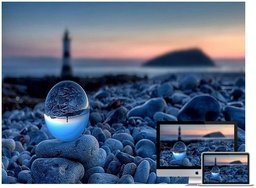
#> input picture assignment5/image3.jpg, 256 x 188 px, shrunk from 1576 x 1159 before the run
$ python bitslicing.py
#> lines starting #> are read from the running program, lines starting #| are printed output that depends on the picture; after the words box and inside, x2 and y2 are one past the last pixel; in counts of white or black regions, pixels touching at a corner belong together
import matplotlib.pyplot as plt
import cv2
import numpy as np

def main():
    img_path = './image3.jpg'
    image_rgb = plt.imread(img_path)
#> image_rgb is the input picture: shape (188, 256, 3); mean R, G, B 90.4, 104.9, 128.4

    w,h = image_rgb.shape[:2]
#> w = 188; h = 256

    image_grayscale = cv2.cvtColor(image_rgb, cv2.COLOR_RGB2GRAY)
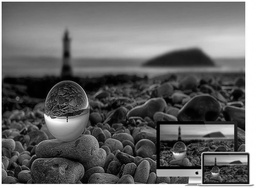
#> image_grayscale: shape (188, 256); min 0, max 255, mean 103.2
    image_binary = cv2.threshold(image_grayscale, 50, 255, cv2.THRESH_BINARY)[1]
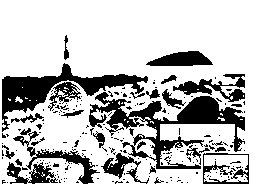
#> image_binary: shape (188, 256); 75% white; 203 black regions (174 under 20 px), largest, box (x1, y1, x2, y2) and area: (89, 92, 245, 169) 3600, (2, 63, 148, 132) 2618, (13, 128, 100, 184) 836

    # create 8 empty images of the same size as the original image
    slicedImage1 = np.zeros((w,h), dtype = np.int8)
    slicedImage2 = np.zeros((w,h), dtype = np.int8)
    slicedImage3 = np.zeros((w,h), dtype = np.int8)
    slicedImage4 = np.zeros((w,h), dtype = np.int8)
    slicedImage5 = np.zeros((w,h), dtype = np.int8)
    slicedImage6 = np.zeros((w,h), dtype = np.int8)
    slicedImage7 = np.zeros((w,h), dtype = np.int8)
    slicedImage8 = np.zeros((w,h), dtype = np.int8)
    slicedImages = [slicedImage1, slicedImage2, slicedImage3, slicedImage4, slicedImage5, slicedImage6, slicedImage7, slicedImage8]

    bit_operators =[1,2,4,8,16,32,64,128]

    for i in range(bit_operators.__len__()):
        for j in range(w):
            for k in range(h):
                if (image_grayscale[j][k] & bit_operators[i]):
                    slicedImages[i][j][k] = 255
                else:
                    slicedImages[i][j][k] = 0


    images = [image_rgb, image_grayscale, image_binary]
    titles = ['RGB','Grayscale', 'Binary']

    images = images + slicedImages
#> images = 11 items
    titles = titles + ['Sliced Image 1', 'Sliced Image 2', 'Sliced Image 3', 'Sliced Image 4', 'Sliced Image 5', 'Sliced Image 6', 'Sliced Image 7', 'Sliced Image 8']

    plot_img(images, titles)

def plot_img(image_set, title_set):
    n = len(image_set)
#> n = 11
    plt.figure(figsize = (20, 20))
    for i in range(n):
        img = image_set[i]
        ch = len(img.shape)

        plt.subplot( 4, 3, i + 1)
        if (ch == 3):
            plt.imshow(image_set[i])
        else:
            plt.imshow(image_set[i], cmap = 'gray')
        plt.title(title_set[i])
    plt.savefig('./slicedOutput.jpg')
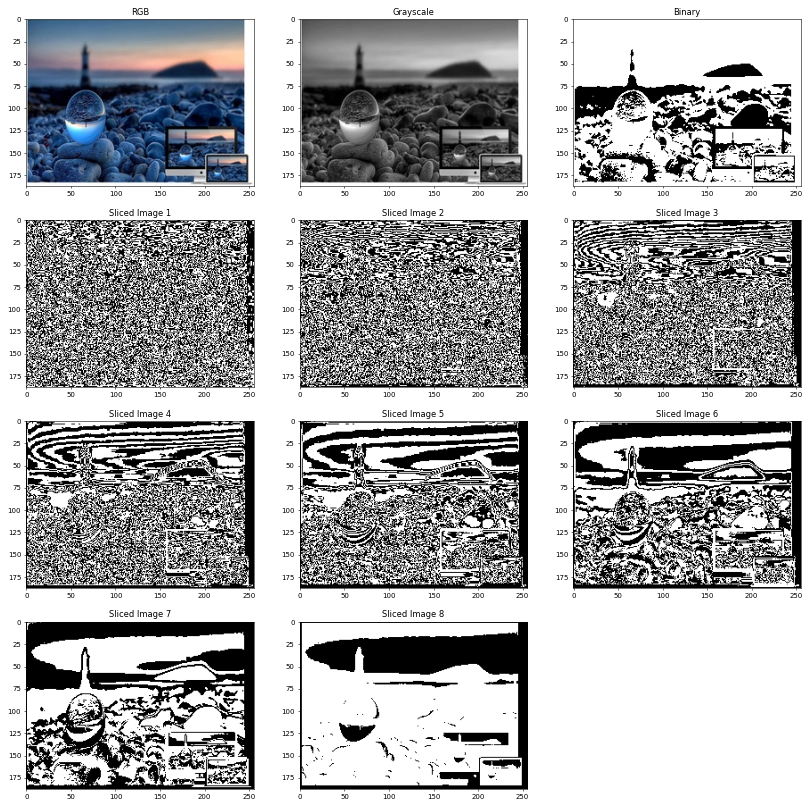
#> figure drawn by matplotlib, 11 panels
    # plt.show()


if __name__ == '__main__':
    main()

$ run again, with assignment5/RGB.jpg copied over assignment5/image3.jpg
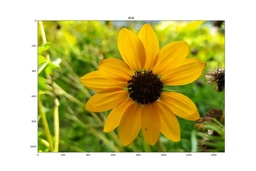
#> input picture assignment5/RGB.jpg, 256 x 171 px, shrunk from 1500 x 1000 before the run
#> in main, image_rgb is the input picture: shape (171, 256, 3); mean R, G, B 197.1, 191.6, 124.1
#> in main, `image_grayscale = cv2.cvtColor(image_rgb, cv2.COLOR_RGB2GRAY)`:
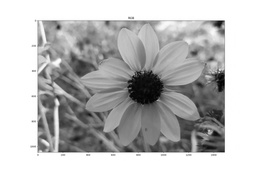
#> image_grayscale: shape (171, 256); min 0, max 255, mean 185.6
#> in main, `image_binary = cv2.threshold(image_grayscale, 50, 255, cv2.THRESH_BINA..`:
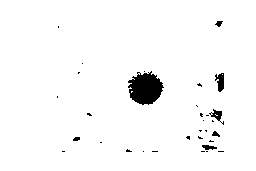
#> image_binary: shape (171, 256); 97.1% white; 32 black regions (25 under 20 px), largest, box (x1, y1, x2, y2) and area: (128, 71, 164, 105) 841, (215, 73, 224, 92) 114, (209, 109, 224, 125) 84
#> images = 11 items
#> n = 11
